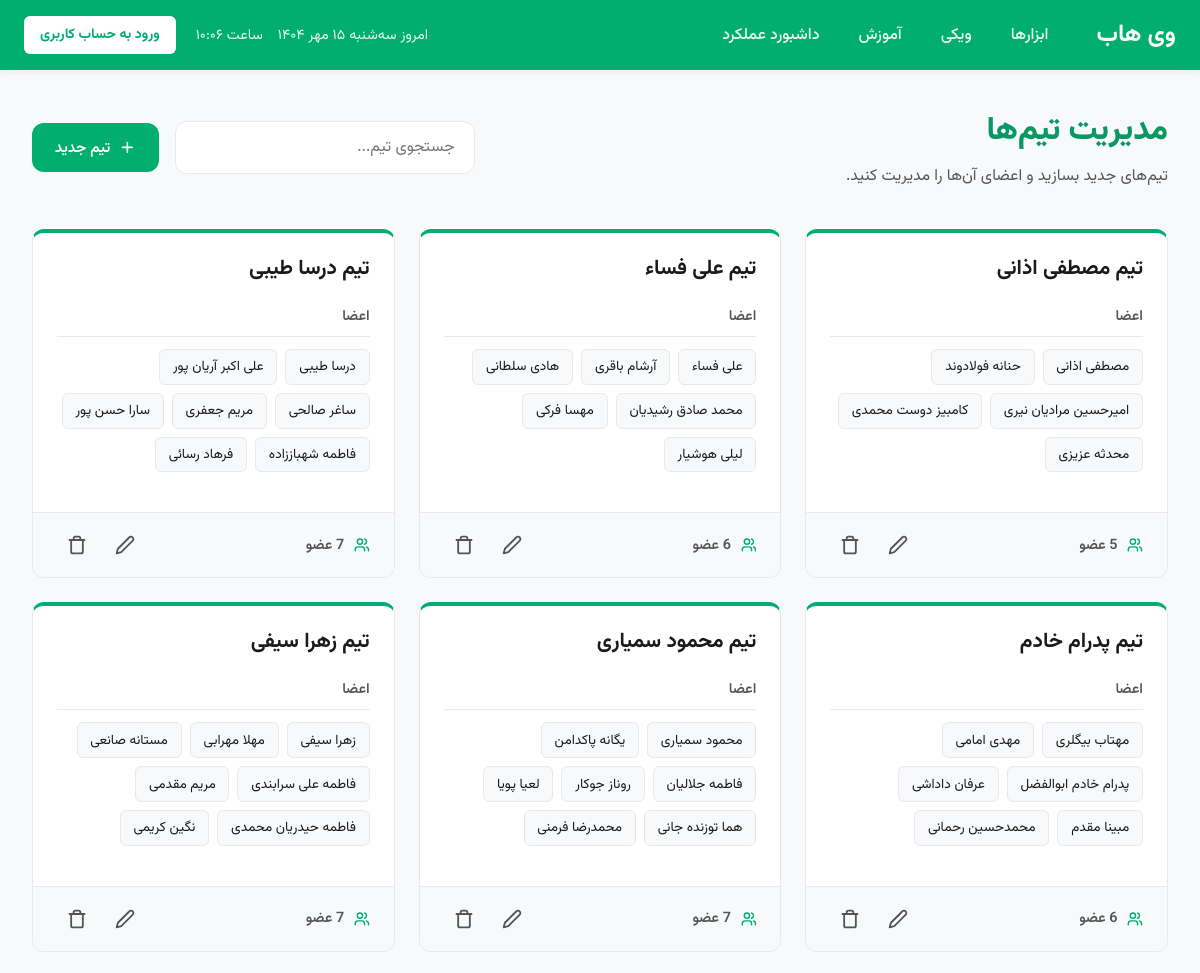
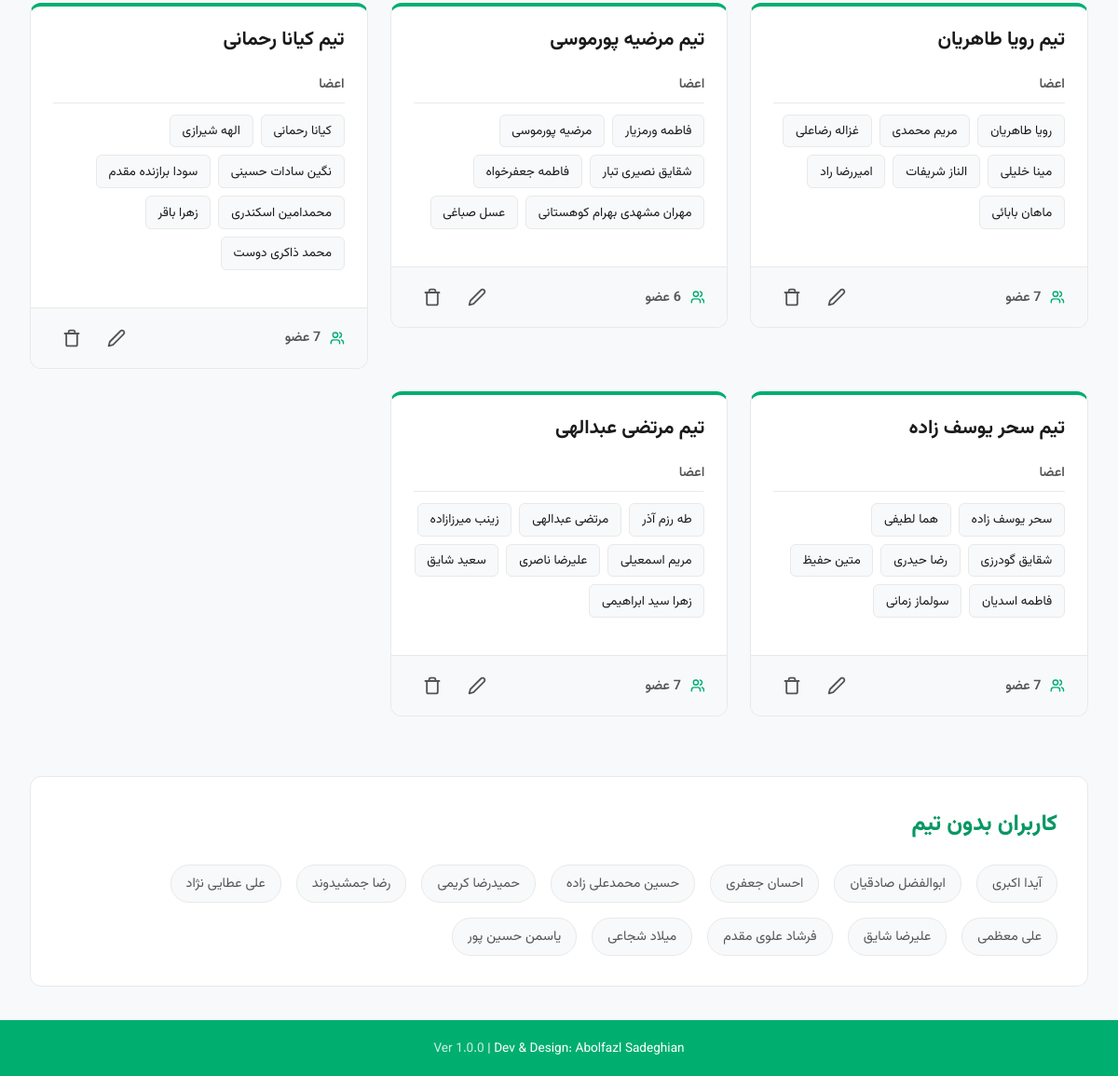
The page /admin/game/teams/index.php (signed in) on the database its author committed (2 pictures, top to bottom).
### tables this page shows
CREATE TABLE Teams (
    id INTEGER PRIMARY KEY AUTOINCREMENT,
    team_name TEXT NOT NULL,
    team_points INTEGER DEFAULT 0
);

CREATE TABLE users (
        id INTEGER PRIMARY KEY,
        name TEXT NOT NULL,
        username TEXT NOT NULL UNIQUE,
        password_hash TEXT NOT NULL
    , start_work TEXT, is_admin INTEGER DEFAULT 0, score INTEGER NOT NULL DEFAULT 0, role TEXT DEFAULT 'کارشناس پشتیبانی مشتریان', spin_chances INTEGER NOT NULL DEFAULT 0);

### admin/game/teams/index.php (the view, shortened to what this page needs)
<?php
require_once __DIR__ . '/../../../db/database.php';
$stmt_teams = $pdo->query("
    SELECT
        t.id,
        t.team_name,
        COUNT(tm.user_id) AS member_count,
        GROUP_CONCAT(u.name, '||') AS member_names
    FROM Teams t
    LEFT JOIN TeamMembers tm ON t.id = tm.team_id
    LEFT JOIN Users u ON tm.user_id = u.id
    GROUP BY t.id, t.team_name
    ORDER BY t.id DESC
");
$teams = $stmt_teams->fetchAll(PDO::FETCH_ASSOC);
$stmt_users = $pdo->query("SELECT id, name FROM Users ORDER BY name");
$all_users = $stmt_users->fetchAll(PDO::FETCH_ASSOC);
$stmt_unassigned_users = $pdo->query("
    SELECT u.id, u.name
    FROM Users u
    LEFT JOIN TeamMembers tm ON u.id = tm.user_id
    WHERE tm.team_id IS NULL
    ORDER BY u.name
");
$unassigned_users = $stmt_unassigned_users->fetchAll(PDO::FETCH_ASSOC);
?>
<!DOCTYPE html>
<html lang="fa" dir="rtl">
<head>
</head>
<body>
    <div id="header-placeholder"></div>
    <main>
        <div class="page-toolbar">
            <div>
                <h1 class="page-title">مدیریت تیم‌ها</h1>
                <p class="page-subtitle">تیم‌های جدید بسازید و اعضای آن‌ها را مدیریت کنید.</p>
            </div>
            <div style="display: flex; gap: 1rem; align-items:center; flex-wrap: wrap;">
                <div class="search-box">
                    <input type="text" id="team-search-input" placeholder="جستجوی تیم...">
                </div>
                <button id="add-new-team-btn" class="btn btn-primary">
                    <svg class="icon" xmlns="http://www.w3.org/2000/svg" width="24" height="24" viewBox="0 0 24 24" fill="none" stroke="currentColor" stroke-width="2" stroke-linecap="round" stroke-linejoin="round">
                        <path d="M5 12h14" />
                        <path d="M12 5v14" />
                    </svg>
                    <span>تیم جدید</span>
                </button>
            </div>
        </div>
        <?php if (empty($teams)): ?>
            <div class="empty-state">
                <svg class="icon" xmlns="http://www.w3.org/2000/svg" width="24" height="24" viewBox="0 0 24 24" fill="none" stroke="currentColor" stroke-width="2" stroke-linecap="round" stroke-linejoin="round">
                    <path d="M10.29 3.86 1.82 18a2 2 0 0 0 1.71 3h16.94a2 2 0 0 0 1.71-3L13.71 3.86a2 2 0 0 0-3.42 0z" />
                    <line x1="12" x2="12" y1="9" y2="13" />
                    <line x1="12" x2="12.01" y1="17" y2="17" />
                </svg>
                <h2>هنوز هیچ تیمی نساخته‌اید!</h2>
                <p>برای شروع، اولین تیم خود را ایجاد کرده و کاربران را به آن اضافه کنید.</p>
                <button id="add-new-team-btn-empty" class="btn btn-primary">ایجاد اولین تیم</button>
            </div>
        <?php else: ?>
            <div id="teams-grid" class="team-card-grid">
                <?php foreach ($teams as $team): ?>
                    <div class="team-card" data-search-term="<?= htmlspecialchars(strtolower($team['team_name'])) ?>">
                        <div class="team-card-header">
                            <h3><?= htmlspecialchars($team['team_name']) ?></h3>
                        </div>
                        <div class="team-card-body">
                            <h4>اعضا</h4>
                            <div class="team-card-member-list">
                                <?php if ($team['member_names']):
                                    $members = explode('||', $team['member_names']);
                                    foreach ($members as $name): ?>
                                        <span class="member-name-chip"><?= htmlspecialchars($name) ?></span>
                                    <?php endforeach;
                                else: ?>
                                    <div class="no-members-text">هیچ عضوی در این تیم نیست.</div>
                                <?php endif; ?>
                            </div>
                        </div>
                        <div class="team-card-footer">
                            <div class="team-meta-info">
                                <span><?= $team['member_count'] ?> عضو</span>
                            </div>
                            <div class="team-actions">
                                <button class="btn-icon" data-action="edit" title="ویرایش" data-id="<?= $team['id'] ?>">
                                    <svg class="icon" xmlns="http://www.w3.org/2000/svg" width="24" height="24" viewBox="0 0 24 24" fill="none" stroke="currentColor" stroke-width="2" stroke-linecap="round" stroke-linejoin="round">
                                        <path d="M17 3a2.85 2.83 0 1 1 4 4L7.5 20.5 2 22l1.5-5.5Z" />
                                    </svg>
                                </button>
                                <button class="btn-icon" data-action="delete" title="حذف" data-id="<?= $team['id'] ?>" data-name="<?= htmlspecialchars($team['team_name']) ?>">
                                </button>
                            </div>
                        </div>
                    </div>
                <?php endforeach; ?>
            </div>
        <?php endif; ?>
        <?php if (!empty($unassigned_users)): ?>
            <div class="unassigned-users-container">
                <h2 class="page-title" style="font-size: 1.5rem; margin: 0;">کاربران بدون تیم</h2>
                <div class="unassigned-users-list">
                    <?php foreach ($unassigned_users as $user): ?>
                        <span class="unassigned-user-chip"><?= htmlspecialchars($user['name']) ?></span>
                    <?php endforeach; ?>
                </div>
            </div>
        <?php endif; ?>
    </main>
    <div id="footer-placeholder"></div>
</body>
</html>

### admin/game/teams/index.php (style rules this page uses)
:root { --primary-color: #00ae70; --primary-dark: #089863; --primary-light: #e6f7f2; --bg-color: #f7f9fa; --card-bg: #fff; --text-color: #1a1a1a; --secondary-text: #555; --header-text: #fff; --border-color: #e9e9e9; --radius: 12px; --shadow-sm: 0 2px 6px rgba(0, 120, 80, .06); --shadow-md: 0 6px 20px rgba(0, 120, 80, .10); --success-color: #28a745; --info-color: #17a2b8; --warning-color: #ffc107; --danger-color: #dc3545; --danger-light: #fbebec; }
*, *::before, *::after { box-sizing: border-box; margin: 0; padding: 0; font-family: "Vazirmatn", system-ui, sans-serif; }
body { min-height: 100vh; display: flex; flex-direction: column; background: var(--bg-color); color: var(--text-color); }
main { flex: 1; max-width: 1500px; width: 100%; padding: clamp(1.5rem, 3vw, 2.5rem) clamp(1rem, 3vw, 2rem); margin-inline: auto; }
.page-toolbar { display: flex; justify-content: space-between; align-items: center; margin-bottom: 2.5rem; flex-wrap: wrap; gap: 1.5rem; }
.page-title { color: var(--primary-dark); font-weight: 800; font-size: clamp(1.5rem, 3vw, 2rem); margin-block-end: .5rem; }
.page-subtitle { color: var(--secondary-text); font-weight: 400; font-size: clamp(.95rem, 2.2vw, 1rem); }
.icon { width: 1.1em; height: 1.1em; stroke-width: 2.2; vertical-align: -0.15em; }
.btn { position: relative; padding: .8em 1.5em; font-size: .95rem; font-weight: 600; color: white; border: none; border-radius: var(--radius); cursor: pointer; transition: background-color 0.2s, transform 0.2s, filter 0.2s; display: inline-flex; align-items: center; justify-content: center; gap: 0.6em; white-space: nowrap; }
.btn-primary { background-color: var(--primary-color); }
.search-box input { width: 100%; font-size: 1rem; padding: .8em 1.2em; border: 1.5px solid var(--border-color); border-radius: var(--radius); background: var(--card-bg); transition: border-color .2s, box-shadow .2s; min-width: 300px; }
.team-card-grid { display: grid; grid-template-columns: repeat(auto-fill, minmax(320px, 1fr)); gap: 1.5rem; align-items: start; }
.team-card { background: var(--card-bg); border: 1px solid var(--border-color); border-radius: var(--radius); border-top: 4px solid var(--primary-color); display: flex; flex-direction: column; transition: all .2s ease; overflow: hidden; }
.team-card-header { padding: 1.25rem 1.5rem; }
.team-card-header h3 { font-size: 1.3rem; font-weight: 700; color: var(--text-color); margin: 0; }
.team-card-body { padding: 0 1.5rem 1.25rem; flex-grow: 1; }
.team-card-body h4 { font-weight: 600; font-size: 0.9rem; color: var(--secondary-text); margin-bottom: 0.75rem; padding-bottom: 0.5rem; border-bottom: 1px solid var(--border-color); }
.team-card-member-list { display: flex; flex-wrap: wrap; gap: 8px; }
.member-name-chip { background-color: var(--bg-color); padding: 0.4rem 0.8rem; border-radius: 6px; font-size: 0.85rem; color: var(--text-color); border: 1px solid var(--border-color); }
.team-card-footer { display: flex; justify-content: space-between; align-items: center; padding: 0.75rem 1.5rem; background-color: var(--bg-color); border-top: 1px solid var(--border-color); margin-top: 1.25rem; }
.team-meta-info { font-size: 0.9rem; font-weight: 600; color: var(--secondary-text); display: flex; align-items: center; gap: .6rem; }
.team-meta-info .icon { color: var(--primary-color); }
.team-actions { display: flex; gap: .5rem; }
.btn-icon { background: transparent; border: none; cursor: pointer; color: var(--secondary-text); padding: 0; width: 40px; height: 40px; border-radius: 50%; display: inline-flex; align-items: center; justify-content: center; transition: background-color 0.2s, color 0.2s; }
.btn-icon .icon { width: 1.25rem; height: 1.25rem; }
.unassigned-users-container { margin-top: 4rem; background: var(--card-bg); border: 1px solid var(--border-color); border-radius: var(--radius); padding: 2rem; }
.unassigned-users-list { display: flex; flex-wrap: wrap; gap: 1rem; margin-top: 1.5rem; }
.unassigned-user-chip { background: var(--bg-color); padding: .5rem 1rem; border-radius: 20px; font-size: .9rem; color: var(--secondary-text); border: 1px solid var(--border-color); }

### rows shown on the page
teams: team_name "تیم مصطفی اذانی", name "مصطفی اذانی", name "حنانه فولادوند", name "امیرحسین مرادیان نیری", name "کامبیز دوست محمدی", name "محدثه عزیزی"
teams: team_name "تیم علی فساء", name "علی فساء", name "آرشام باقری", name "هادی سلطانی", name "محمد صادق رشیدیان", name "مهسا فرکی", name "لیلی هوشیار"
teams: team_name "تیم درسا طیبی", name "درسا طیبی", name "علی اکبر آریان پور", name "ساغر صالحی", name "مریم جعفری", name "سارا حسن پور", name "فاطمه شهباززاده", name "فرهاد رسائی", member_count "7"
teams: team_name "تیم پدرام خادم", name "مهتاب بیگلری", name "مهدی امامی", name "پدرام خادم ابوالفضل", name "عرفان داداشی", name "مبینا مقدم", name "محمدحسین رحمانی"
teams: team_name "تیم محمود سمیاری", name "محمود سمیاری", name "یگانه پاکدامن", name "فاطمه جلالیان", name "روناز جوکار", name "لعیا پویا", name "هما توزنده جانی", name "محمدرضا فرمنی"
teams: team_name "تیم زهرا سیفی", name "زهرا سیفی", name "مهلا مهرابی", name "مستانه صانعی", name "فاطمه علی سرابندی", name "مریم مقدمی", name "فاطمه حیدریان محمدی", name "نگین کریمی", member_count "7"
teams: team_name "تیم رویا طاهریان", name "رویا طاهریان", name "مریم محمدی", name "غزاله رضاعلی", name "مینا خلیلی", name "الناز شریفات", name "امیررضا راد", name "ماهان بابائی", member_count "7"
teams: team_name "تیم مرضیه پورموسی", name "فاطمه ورمزیار", name "مرضیه پورموسی", name "شقایق نصیری تبار", name "فاطمه جعفرخواه", name "مهران مشهدی بهرام کوهستانی", name "عسل صباغی"
teams: team_name "تیم کیانا رحمانی", name "کیانا رحمانی", name "الهه شیرازی", name "نگین سادات حسینی", name "سودا برازنده مقدم", name "محمدامین اسکندری", name "زهرا باقر", name "محمد ذاکری دوست", member_count "7"
teams: team_name "تیم سحر یوسف زاده", name "سحر یوسف زاده", name "هما لطیفی", name "شقایق گودرزی", name "رضا حیدری", name "متین حفیظ", name "فاطمه اسدیان", name "سولماز زمانی", member_count "7"
teams: team_name "تیم مرتضی عبدالهی", name "طه رزم آذر", name "مرتضی عبدالهی", name "زینب میرزازاده", name "مریم اسمعیلی", name "علیرضا ناصری", name "سعید شایق", name "زهرا سید ابراهیمی"
users: name "آیدا اکبری"
users: name "ابوالفضل صادقیان"
users: name "احسان جعفری"
users: name "حسین محمدعلی زاده"
users: name "حمیدرضا کریمی"
users: name "رضا جمشیدوند"
users: name "علی عطایی نژاد"
users: name "علی معظمی"
users: name "علیرضا شایق"
users: name "فرشاد علوی مقدم"
users: name "میلاد شجاعی"
users: name "یاسمن حسین پور"
